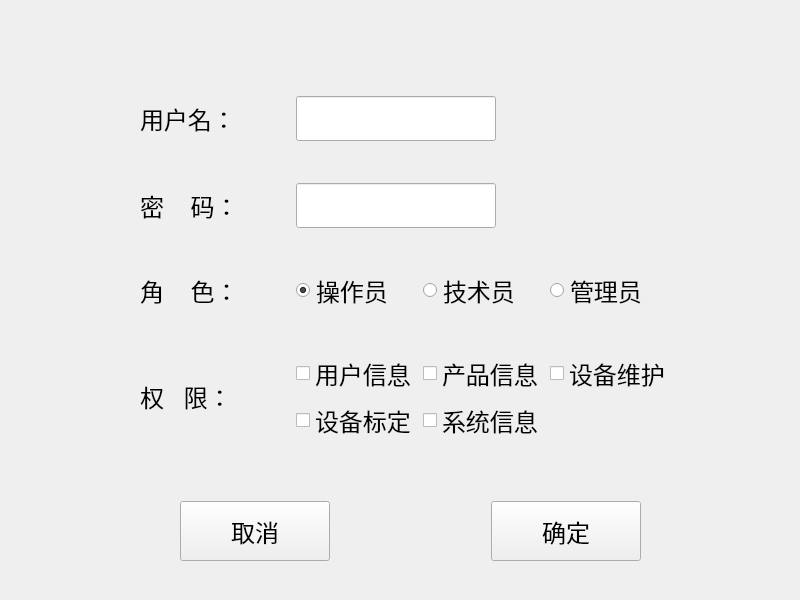
<?xml version="1.0" encoding="UTF-8"?>
<ui version="4.0">
 <class>UserEditForm</class>
 <widget class="QMainWindow" name="UserEditForm">
  <property name="geometry">
   <rect>
    <x>0</x>
    <y>0</y>
    <width>800</width>
    <height>600</height>
   </rect>
  </property>
  <property name="minimumSize">
   <size>
    <width>800</width>
    <height>600</height>
   </size>
  </property>
  <property name="maximumSize">
   <size>
    <width>800</width>
    <height>600</height>
   </size>
  </property>
  <property name="windowTitle">
   <string>用户信息</string>
  </property>
  <widget class="QWidget" name="centralwidget">
   <widget class="QWidget" name="layoutWidget">
    <property name="geometry">
     <rect>
      <x>180</x>
      <y>500</y>
      <width>461</width>
      <height>62</height>
     </rect>
    </property>
    <layout class="QHBoxLayout" name="horizontalLayout_2">
     <item>
      <widget class="QPushButton" name="btn_Cancel">
       <property name="minimumSize">
        <size>
         <width>150</width>
         <height>60</height>
        </size>
       </property>
       <property name="font">
        <font>
         <pointsize>18</pointsize>
        </font>
       </property>
       <property name="text">
        <string>取消</string>
       </property>
      </widget>
     </item>
     <item>
      <spacer name="horizontalSpacer">
       <property name="orientation">
        <enum>Qt::Horizontal</enum>
       </property>
       <property name="sizeHint" stdset="0">
        <size>
         <width>40</width>
         <height>20</height>
        </size>
       </property>
      </spacer>
     </item>
     <item>
      <widget class="QPushButton" name="btn_OK">
       <property name="minimumSize">
        <size>
         <width>150</width>
         <height>60</height>
        </size>
       </property>
       <property name="font">
        <font>
         <pointsize>18</pointsize>
        </font>
       </property>
       <property name="text">
        <string>确定</string>
       </property>
      </widget>
     </item>
    </layout>
   </widget>
   <widget class="QWidget" name="layoutWidget">
    <property name="geometry">
     <rect>
      <x>90</x>
      <y>60</y>
      <width>631</width>
      <height>421</height>
     </rect>
    </property>
    <layout class="QGridLayout" name="gridLayout_2">
     <item row="1" column="1">
      <widget class="QLineEdit" name="edit_Pwd">
       <property name="maximumSize">
        <size>
         <width>200</width>
         <height>45</height>
        </size>
       </property>
       <property name="font">
        <font>
         <pointsize>18</pointsize>
        </font>
       </property>
      </widget>
     </item>
     <item row="0" column="0">
      <widget class="QLabel" name="label">
       <property name="maximumSize">
        <size>
         <width>100</width>
         <height>45</height>
        </size>
       </property>
       <property name="font">
        <font>
         <pointsize>18</pointsize>
        </font>
       </property>
       <property name="text">
        <string>用户名：</string>
       </property>
      </widget>
     </item>
     <item row="3" column="0">
      <widget class="QLabel" name="label_4">
       <property name="maximumSize">
        <size>
         <width>100</width>
         <height>45</height>
        </size>
       </property>
       <property name="font">
        <font>
         <pointsize>18</pointsize>
        </font>
       </property>
       <property name="text">
        <string>权   限：</string>
       </property>
      </widget>
     </item>
     <item row="0" column="1">
      <widget class="QLineEdit" name="edit_Name">
       <property name="maximumSize">
        <size>
         <width>200</width>
         <height>45</height>
        </size>
       </property>
       <property name="font">
        <font>
         <pointsize>18</pointsize>
        </font>
       </property>
      </widget>
     </item>
     <item row="1" column="0">
      <widget class="QLabel" name="label_2">
       <property name="maximumSize">
        <size>
         <width>100</width>
         <height>45</height>
        </size>
       </property>
       <property name="font">
        <font>
         <pointsize>18</pointsize>
        </font>
       </property>
       <property name="text">
        <string>密    码：</string>
       </property>
      </widget>
     </item>
     <item row="2" column="0">
      <widget class="QLabel" name="label_3">
       <property name="maximumSize">
        <size>
         <width>100</width>
         <height>45</height>
        </size>
       </property>
       <property name="font">
        <font>
         <pointsize>18</pointsize>
        </font>
       </property>
       <property name="text">
        <string>角    色：</string>
       </property>
      </widget>
     </item>
     <item row="3" column="1">
      <layout class="QGridLayout" name="gridLayout">
       <item row="0" column="0">
        <widget class="QCheckBox" name="cb_User">
         <property name="font">
          <font>
           <pointsize>18</pointsize>
          </font>
         </property>
         <property name="text">
          <string>用户信息</string>
         </property>
        </widget>
       </item>
       <item row="0" column="1">
        <widget class="QCheckBox" name="cb_Product">
         <property name="font">
          <font>
           <pointsize>18</pointsize>
          </font>
         </property>
         <property name="text">
          <string>产品信息</string>
         </property>
        </widget>
       </item>
       <item row="0" column="2">
        <widget class="QCheckBox" name="cb_Device">
         <property name="font">
          <font>
           <pointsize>18</pointsize>
          </font>
         </property>
         <property name="text">
          <string>设备维护</string>
         </property>
        </widget>
       </item>
       <item row="1" column="0">
        <widget class="QCheckBox" name="cb_Cali">
         <property name="font">
          <font>
           <pointsize>18</pointsize>
          </font>
         </property>
         <property name="text">
          <string>设备标定</string>
         </property>
        </widget>
       </item>
       <item row="1" column="1">
        <widget class="QCheckBox" name="cb_Sys">
         <property name="font">
          <font>
           <pointsize>18</pointsize>
          </font>
         </property>
         <property name="text">
          <string>系统信息</string>
         </property>
        </widget>
       </item>
      </layout>
     </item>
     <item row="2" column="1">
      <layout class="QHBoxLayout" name="horizontalLayout">
       <item>
        <widget class="QRadioButton" name="rb_Operator">
         <property name="font">
          <font>
           <pointsize>18</pointsize>
          </font>
         </property>
         <property name="text">
          <string>操作员</string>
         </property>
         <property name="checked">
          <bool>true</bool>
         </property>
        </widget>
       </item>
       <item>
        <widget class="QRadioButton" name="rb_Tec">
         <property name="font">
          <font>
           <pointsize>18</pointsize>
          </font>
         </property>
         <property name="text">
          <string>技术员</string>
         </property>
        </widget>
       </item>
       <item>
        <widget class="QRadioButton" name="rb_Admin">
         <property name="font">
          <font>
           <pointsize>18</pointsize>
          </font>
         </property>
         <property name="text">
          <string>管理员</string>
         </property>
        </widget>
       </item>
      </layout>
     </item>
    </layout>
   </widget>
  </widget>
 </widget>
 <tabstops>
  <tabstop>edit_Name</tabstop>
  <tabstop>edit_Pwd</tabstop>
  <tabstop>rb_Operator</tabstop>
  <tabstop>rb_Tec</tabstop>
  <tabstop>rb_Admin</tabstop>
  <tabstop>cb_User</tabstop>
  <tabstop>cb_Product</tabstop>
  <tabstop>cb_Device</tabstop>
  <tabstop>cb_Cali</tabstop>
  <tabstop>cb_Sys</tabstop>
  <tabstop>btn_Cancel</tabstop>
  <tabstop>btn_OK</tabstop>
 </tabstops>
 <resources/>
 <connections>
  <connection>
   <sender>btn_Cancel</sender>
   <signal>clicked()</signal>
   <receiver>UserEditForm</receiver>
   <slot>close()</slot>
   <hints>
    <hint type="sourcelabel">
     <x>255</x>
     <y>530</y>
    </hint>
    <hint type="destinationlabel">
     <x>421</x>
     <y>309</y>
    </hint>
   </hints>
  </connection>
 </connections>
</ui>
